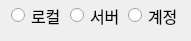
  <widget class="QGroupBox" name="groupBox_13">
   <property name="geometry">
    <rect>
     <x>20</x>
     <y>700</y>
     <width>191</width>
     <height>41</height>
    </rect>
   </property>
   <property name="font">
    <font/>
   </property>
   <property name="styleSheet">
    <string notr="true">QGroupBox  {
    border: 0px 
}</string>
   </property>
   <property name="title">
    <string/>
   </property>
   <widget class="QRadioButton" name="radioButton_27">
    <property name="geometry">
     <rect>
      <x>128</x>
      <y>6</y>
      <width>52</width>
      <height>19</height>
     </rect>
    </property>
    <property name="font">
     <font>
      <pointsize>12</pointsize>
     </font>
    </property>
    <property name="text">
     <string>계정</string>
    </property>
   </widget>
   <widget class="QRadioButton" name="radioButton_25">
    <property name="geometry">
     <rect>
      <x>11</x>
      <y>6</y>
      <width>53</width>
      <height>19</height>
     </rect>
    </property>
    <property name="font">
     <font>
      <pointsize>12</pointsize>
     </font>
    </property>
    <property name="text">
     <string>로컬</string>
    </property>
   </widget>
   <widget class="QRadioButton" name="radioButton_26">
    <property name="geometry">
     <rect>
      <x>70</x>
      <y>6</y>
      <width>52</width>
      <height>19</height>
     </rect>
    </property>
    <property name="font">
     <font>
      <pointsize>12</pointsize>
     </font>
    </property>
    <property name="text">
     <string>서버</string>
    </property>
   </widget>
  </widget>
